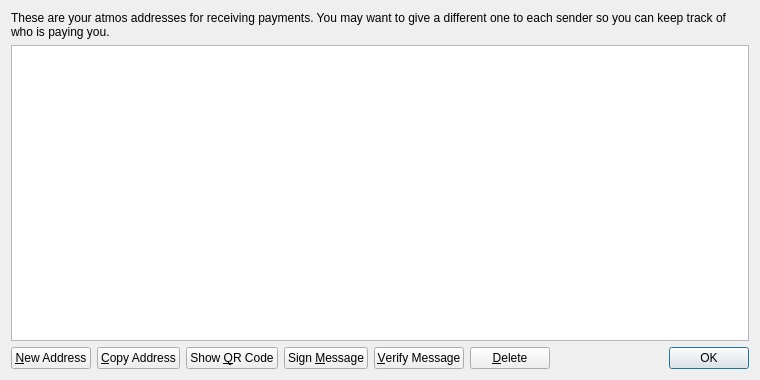
<?xml version="1.0" encoding="UTF-8"?>
<ui version="4.0">
 <class>AddressBookPage</class>
 <widget class="QWidget" name="AddressBookPage">
  <property name="geometry">
   <rect>
    <x>0</x>
    <y>0</y>
    <width>760</width>
    <height>380</height>
   </rect>
  </property>
  <property name="windowTitle">
   <string>Address Book</string>
  </property>
  <layout class="QVBoxLayout" name="verticalLayout">
   <item>
    <widget class="QLabel" name="labelExplanation">
     <property name="text">
      <string>These are your atmos addresses for receiving payments. You may want to give a different one to each sender so you can keep track of who is paying you.</string>
     </property>
     <property name="textFormat">
      <enum>Qt::PlainText</enum>
     </property>
     <property name="wordWrap">
      <bool>true</bool>
     </property>
    </widget>
   </item>
   <item>
    <widget class="QTableView" name="tableView">
     <property name="contextMenuPolicy">
      <enum>Qt::CustomContextMenu</enum>
     </property>
     <property name="toolTip">
      <string>Double-click to edit address or label</string>
     </property>
     <property name="tabKeyNavigation">
      <bool>false</bool>
     </property>
     <property name="selectionMode">
      <enum>QAbstractItemView::SingleSelection</enum>
     </property>
     <property name="selectionBehavior">
      <enum>QAbstractItemView::SelectRows</enum>
     </property>
     <property name="sortingEnabled">
      <bool>true</bool>
     </property>
     <attribute name="verticalHeaderVisible">
      <bool>false</bool>
     </attribute>
    </widget>
   </item>
   <item>
    <layout class="QHBoxLayout" name="horizontalLayout">
     <item>
      <widget class="QPushButton" name="newAddressButton">
       <property name="toolTip">
        <string>Create a new address</string>
       </property>
       <property name="text">
        <string>&amp;New Address</string>
       </property>
      </widget>
     </item>
     <item>
      <widget class="QPushButton" name="copyToClipboard">
       <property name="toolTip">
        <string>Copy the currently selected address to the system clipboard</string>
       </property>
       <property name="text">
        <string>&amp;Copy Address</string>
       </property>
      </widget>
     </item>
     <item>
      <widget class="QPushButton" name="showQRCode">
       <property name="text">
        <string>Show &amp;QR Code</string>
       </property>
      </widget>
     </item>
     <item>
      <widget class="QPushButton" name="signMessage">
       <property name="toolTip">
        <string>Sign a message to prove you own a atmos address</string>
       </property>
       <property name="text">
        <string>Sign &amp;Message</string>
       </property>
      </widget>
     </item>
     <item>
      <widget class="QPushButton" name="verifyMessage">
       <property name="toolTip">
        <string>Verify a message to ensure it was signed with a specified atmos address</string>
       </property>
       <property name="text">
        <string>&amp;Verify Message</string>
       </property>
      </widget>
     </item>
     <item>
      <widget class="QPushButton" name="deleteButton">
       <property name="toolTip">
        <string>Delete the currently selected address from the list</string>
       </property>
       <property name="text">
        <string>&amp;Delete</string>
       </property>
      </widget>
     </item>
     <item>
      <spacer name="horizontalSpacer">
       <property name="orientation">
        <enum>Qt::Horizontal</enum>
       </property>
       <property name="sizeHint" stdset="0">
        <size>
         <width>40</width>
         <height>20</height>
        </size>
       </property>
      </spacer>
     </item>
     <item>
      <widget class="QDialogButtonBox" name="buttonBox">
       <property name="sizePolicy">
        <sizepolicy hsizetype="Maximum" vsizetype="Fixed">
         <horstretch>0</horstretch>
         <verstretch>0</verstretch>
        </sizepolicy>
       </property>
       <property name="standardButtons">
        <set>QDialogButtonBox::Ok</set>
       </property>
      </widget>
     </item>
    </layout>
   </item>
  </layout>
 </widget>
 <resources>
  <include location="../bitcoin.qrc"/>
 </resources>
 <connections/>
</ui>
